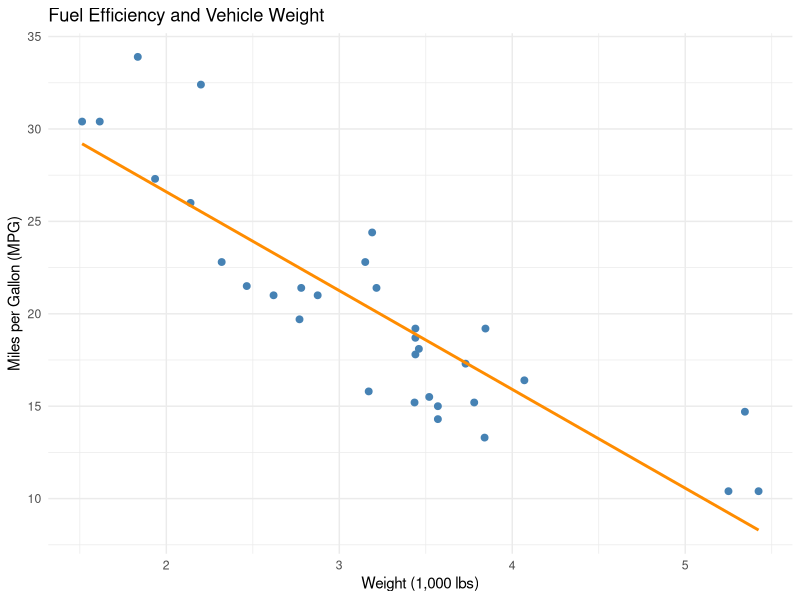

This figure's R source:
## ---- chunk 1
library(ggplot2)

data(mtcars)

# View the first few rows
head(mtcars)

# Calculate summary statistics
summary(mtcars)
mean(mtcars$mpg)
## ---- chunk 2
ggplot(mtcars, aes(x = wt, y = mpg)) +
  geom_point(color = "steelblue", size = 2) +
  geom_smooth(method = "lm", se = FALSE, color = "darkorange") +
  labs(
    title = "Fuel Efficiency and Vehicle Weight",
    x = "Weight (1,000 lbs)",
    y = "Miles per Gallon (MPG)"
  ) +
  theme_minimal()
